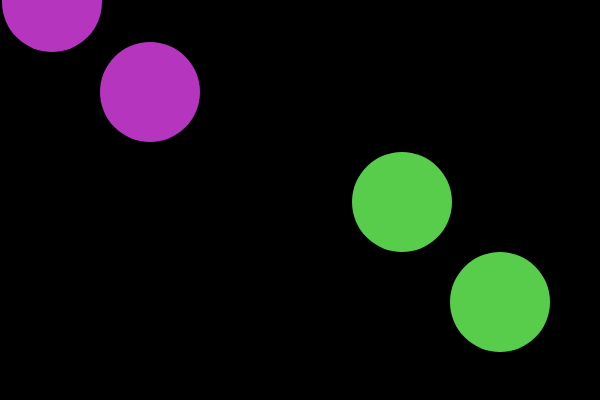
Frame 1 (no input)
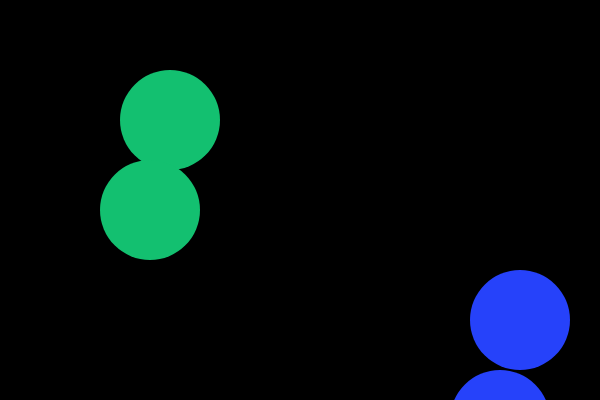
Frame 60 (no input)
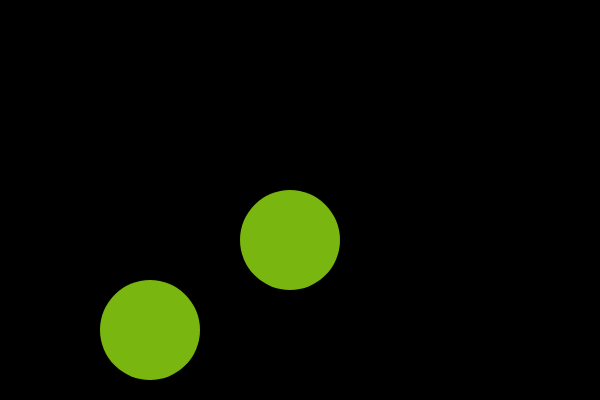
Frame 120 (the mouse pressed at the canvas centre since frame 60)

The p5.js sketch that drew these frames (run headless with seeded random() and noise() and a simulated clock; from frame 60 on, the mouse is pressed at the canvas centre):

// p5.js sketch
// ── sketch.js
//reference prof  dawn
//sadaf shaikh

var float1 = {
	x1: 50,
	y1: 0,
	x2: 150,
	y2: 90,
	speed: 2,
	display: function() { // the display name-value (aka key-value) pair includes a function as its value. 
		stroke(random(255), random(255), random(255));
		strokeWeight(100);
		point(this.x1, this.y1);
		point(this.x2, this.y2); // the keyword "this" references a local variable inside the defined function's object.
	},
	move: function() {
		this.x1 = this.x1 + this.speed;
		this.y1 = this.y1 + this.speed;
		this.y2 = this.y2 + this.speed;
	}
}

var float2 = {
	x1: 400,
	y1: 200,
	x2: 500,
	y2: 300,
	speed: 2,
	display: function() {
		stroke(random(255), random(255), random(255));
		strokeWeight(100);
		point(this.x1, this.y1);
		point(this.x2, this.y2);
	},
	move: function() {
		this.x1 = this.x1 + this.speed;
		this.y1 = this.y1 + this.speed;
		this.y2 = this.y2 + this.speed;
	}
}

function setup() {
	createCanvas(600, 400);
}

function draw() {
	background(0);
	float1.move();
	float1.display();
	float2.move();
	float2.display();
}
